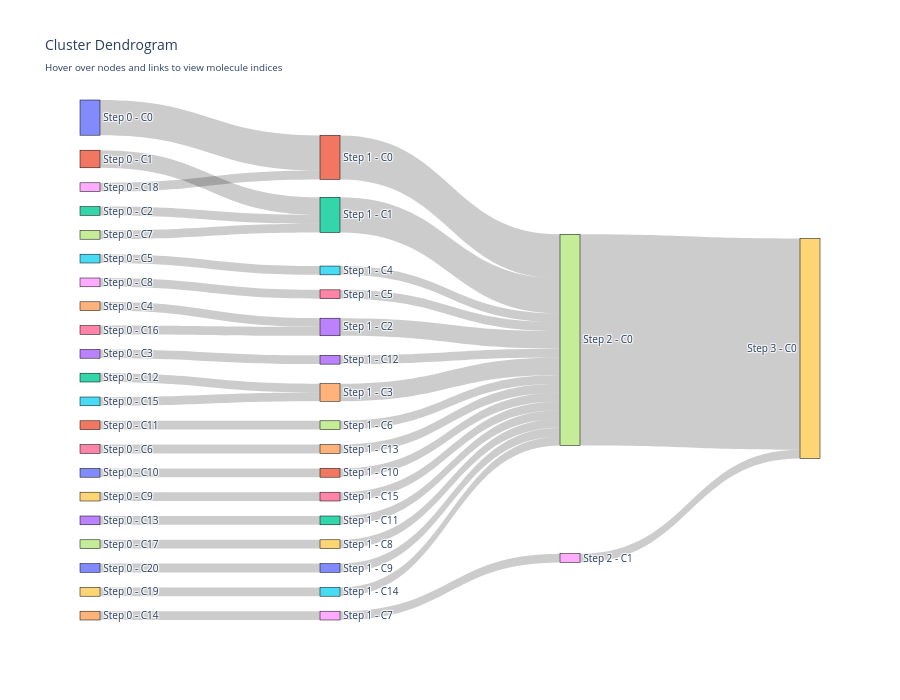

Notebook source saved alongside this figure:
### Code cell
cluster_dendrogram(smiles, min_size=0, steps = 4)

### Figure 1 — Plotly figure (JSON) as saved in the notebook; plotly's stock layout.template omitted (floating-point values rounded to 4 significant figures)
{"data": [{"link": {"customdata": ["4 molecules<br>Indices: [8, 5, 12, 21]", "2 molecules<br>Indices: [17, 23]", "1 molecules<br>Indices: [0]", "1 molecules<br>Indices: [1]", "1 molecules<br>Indices: [2]", "1 molecules<br>Indices: [3]", "1 molecules<br>Indices: [4]", "1 molecules<br>Indices: [6]", "1 molecules<br>Indices: [7]", "1 molecules<br>Indices: [9]", "1 molecules<br>Indices: [10]", "1 molecules<br>Indices: [11]", "1 molecules<br>Indices: [13]", "1 molecules<br>Indices: [14]", "1 molecules<br>Indices: [15]", "1 molecules<br>Indices: [16]", "1 molecules<br>Indices: [18]", "1 molecules<br>Indices: [19]", "1 molecules<br>Indices: [20]", "1 molecules<br>Indices: [22]", "1 molecules<br>Indices: [24]", "5 molecules<br>Indices: [5, 8, 12, 20, 21]", "4 molecules<br>Indices: [0, 17, 6, 23]", "2 molecules<br>Indices: [18, 2]", "2 molecules<br>Indices: [16, 13]", "1 molecules<br>Indices: [3]", "1 molecules<br>Indices: [7]", "1 molecules<br>Indices: [11]", "1 molecules<br>Indices: [15]", "1 molecules<br>Indices: [19]", "1 molecules<br>Indices: [24]", "1 molecules<br>Indices: [10]", "1 molecules<br>Indices: [14]", "1 molecules<br>Indices: [1]", "1 molecules<br>Indices: [4]", "1 molecules<br>Indices: [22]", "1 molecules<br>Indices: [9]", "24 molecules<br>Indices: [0, 1, 2, 3, 4, 5, 6, 7, 8, 9, 10, 11, 12, 13, 14, 16, 17, 18, 19, 20, 21, 22, 23, 24]", "1 molecules<br>Indices: [15]"], "hovertemplate": "%{customdata}<extra></extra>", "source": [0, 1, 2, 3, 4, 5, 6, 7, 8, 9, 10, 11, 12, 13, 14, 15, 16, 17, 18, 19, 20, 21, 22, 23, 24, 25, 26, 27, 28, 29, 30, 31, 32, 33, 34, 35, 36, 37, 38], "target": [21, 22, 22, 33, 23, 25, 34, 22, 26, 36, 31, 27, 24, 32, 28, 24, 23, 29, 21, 35, 30, 37, 37, 37, 37, 37, 37, 37, 38, 37, 37, 37, 37, 37, 37, 37, 37, 39, 39], "value": [4, 2, 1, 1, 1, 1, 1, 1, 1, 1, 1, 1, 1, 1, 1, 1, 1, 1, 1, 1, 1, 5, 4, 2, 2, 1, 1, 1, 1, 1, 1, 1, 1, 1, 1, 1, 1, 24, 1]}, "node": {"customdata": ["Step 0 - C0<br>Molecules: [5, 8, 12, 21]", "Step 0 - C1<br>Molecules: [17, 23]", "Step 0 - C2<br>Molecules: [0]", "Step 0 - C3<br>Molecules: [1]", "Step 0 - C4<br>Molecules: [2]", "Step 0 - C5<br>Molecules: [3]", "Step 0 - C6<br>Molecules: [4]", "Step 0 - C7<br>Molecules: [6]", "Step 0 - C8<br>Molecules: [7]", "Step 0 - C9<br>Molecules: [9]", "Step 0 - C10<br>Molecules: [10]", "Step 0 - C11<br>Molecules: [11]", "Step 0 - C12<br>Molecules: [13]", "Step 0 - C13<br>Molecules: [14]", "Step 0 - C14<br>Molecules: [15]", "Step 0 - C15<br>Molecules: [16]", "Step 0 - C16<br>Molecules: [18]", "Step 0 - C17<br>Molecules: [19]", "Step 0 - C18<br>Molecules: [20]", "Step 0 - C19<br>Molecules: [22]", "Step 0 - C20<br>Molecules: [24]", "Step 1 - C0<br>Molecules: [20, 5, 8, 12, 21]", "Step 1 - C1<br>Molecules: [6, 17, 23, 0]", "Step 1 - C2<br>Molecules: [18, 2]", "Step 1 - C3<br>Molecules: [13, 16]", "Step 1 - C4<br>Molecules: [3]", "Step 1 - C5<br>Molecules: [7]", "Step 1 - C6<br>Molecules: [11]", "Step 1 - C7<br>Molecules: [15]", "Step 1 - C8<br>Molecules: [19]", "Step 1 - C9<br>Molecules: [24]", "Step 1 - C10<br>Molecules: [10]", "Step 1 - C11<br>Molecules: [14]", "Step 1 - C12<br>Molecules: [1]", "Step 1 - C13<br>Molecules: [4]", "Step 1 - C14<br>Molecules: [22]", "Step 1 - C15<br>Molecules: [9]", "Step 2 - C0<br>Molecules: [18, 2, 4, 20, 5, 8, 12, 21, 14, 22, 10, 3, 11, 6, 17, 23, 0, 19, 7, 1, 24, 13, 16, 9]", "Step 2 - C1<br>Molecules: [15]", "Step 3 - C0<br>Molecules: [18, 2, 4, 20, 5, 8, 12, 21, 14, 22, 10, 3, 11, 6, 17, 23, 0, 19, 7, 1, 24, 13, 16, 9, 15]"], "hovertemplate": "%{customdata}<extra></extra>", "label": ["Step 0 - C0", "Step 0 - C1", "Step 0 - C2", "Step 0 - C3", "Step 0 - C4", "Step 0 - C5", "Step 0 - C6", "Step 0 - C7", "Step 0 - C8", "Step 0 - C9", "Step 0 - C10", "Step 0 - C11", "Step 0 - C12", "Step 0 - C13", "Step 0 - C14", "Step 0 - C15", "Step 0 - C16", "Step 0 - C17", "Step 0 - C18", "Step 0 - C19", "Step 0 - C20", "Step 1 - C0", "Step 1 - C1", "Step 1 - C2", "Step 1 - C3", "Step 1 - C4", "Step 1 - C5", "Step 1 - C6", "Step 1 - C7", "Step 1 - C8", "Step 1 - C9", "Step 1 - C10", "Step 1 - C11", "Step 1 - C12", "Step 1 - C13", "Step 1 - C14", "Step 1 - C15", "Step 2 - C0", "Step 2 - C1", "Step 3 - C0"], "line": {"color": "black", "width": 0.5}, "pad": 15, "thickness": 20}, "type": "sankey"}], "layout": {"font": {"size": 10}, "height": 700, "title": {"text": "Cluster Dendrogram<br><sub>Hover over nodes and links to view molecule indices</sub>"}}}
